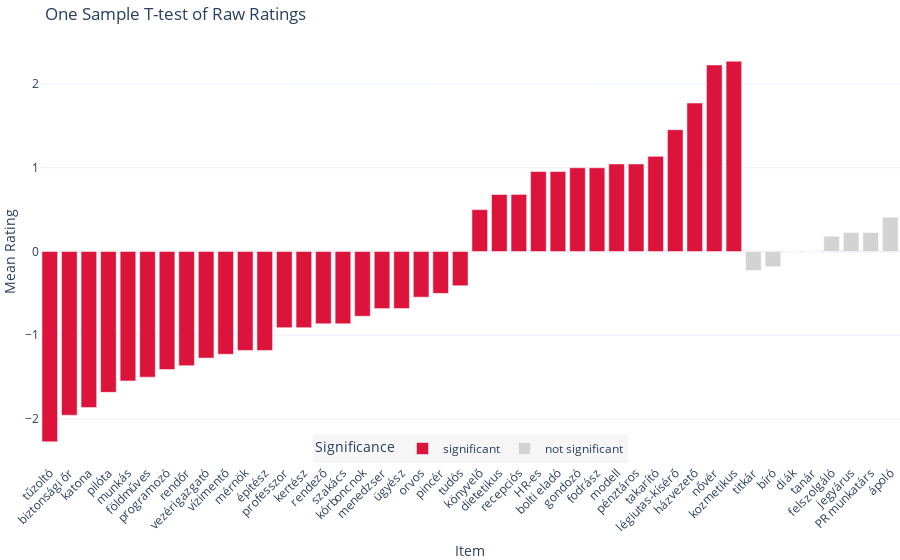

Notebook code cell kept with this figure:
### Code cell
# Sort by mean for better readability
df_results_sorted = df_results.sort_values(by='mean')

# Create color labels
df_results_sorted['Significance'] = df_results_sorted['significant'].map({True: 'significant', False: 'not significant'})

# Plot
fig = px.bar(
    df_results_sorted,
    x='item',
    y='mean',
    color='Significance',
    color_discrete_map={'significant': 'crimson', 'not significant': 'lightgray'},
    title='One Sample T-test of Raw Ratings',
    labels={'item': 'Item', 'mean': 'Mean Rating'},
    # On hover, Show the item, mean rating, and p-value    
    hover_data=['item', 'mean', 'p_value'],
    # Edit hovertemplate to show item, mean, and p-value
    
)

fig.update_layout(
    xaxis_tickangle=-45,
    template='plotly_white',
    margin=dict(l=0, r=0, t=40, b=0),
    legend=dict(
        orientation='h',
        yanchor='bottom',
        y=0,
        xanchor='center',
        x=0.5,
        bgcolor='rgba(220, 220, 220, 0.25)',
    )
)

# Show
fig.show()

# # Save it as html
# fig.write_html('occupations_ttest_hu.html')
# fig.write_image('occupations_ttest_hu.png', scale=3, width=1000, height=400)

### Figure 1 — Plotly figure (JSON) as saved in the notebook; plotly's stock layout.template omitted (floating-point values rounded to 4 significant figures)
{"data": [{"customdata": [[4.674e-12], [1.191e-14], [4.551e-11], [1.586e-09], [9.086e-08], [4.657e-09], [1.18e-08], [6.732e-08], [3.088e-08], [3.434e-06], [6.928e-07], [1.934e-06], [7.362e-05], [0.0001445], [1.161e-05], [1.161e-05], [0.0002159], [0.0002137], [0.0005108], [0.0003216], [0.02396], [0.003828], [0.01255], [6.779e-05], [0.0005108], [1.171e-05], [2.924e-05], [0.0002572], [2.495e-05], [2.053e-05], [9.089e-06], [0.0001119], [2.938e-08], [1.152e-08], [2.018e-11], [1.067e-13]], "hovertemplate": "Significance=significant<br>Item=%{x}<br>Mean Rating=%{y}<br>p_value=%{customdata[0]}<extra></extra>", "legendgroup": "significant", "marker": {"color": "crimson", "pattern": {"shape": ""}}, "name": "significant", "orientation": "v", "showlegend": true, "textposition": "auto", "type": "bar", "x": ["tűzoltó", "biztonsági őr", "katona", "pilóta", "munkás", "földműves", "programozó", "rendőr", "vezérigazgató", "vízimentő", "mérnök", "építész", "professzor", "kertész", "rendező", "szakács", "kórboncnok", "menedzser", "ügyész", "orvos", "pincér", "tudós", "könyvelő", "dietetikus", "recepciós", "HR-es", "bolti eladó", "gondozó", "fodrász", "modell", "pénztáros", "takarító", "légiutas-kísérő", "házvezető", "nővér", "kozmetikus"], "xaxis": "x", "y": [-2.273, -1.955, -1.864, -1.682, -1.545, -1.5, -1.409, -1.364, -1.273, -1.227, -1.182, -1.182, -0.9091, -0.9091, -0.8636, -0.8636, -0.7727, -0.6818, -0.6818, -0.5455, -0.5, -0.4091, 0.5, 0.6818, 0.6818, 0.9545, 0.9545, 1.0, 1.0, 1.045, 1.045, 1.136, 1.455, 1.773, 2.227, 2.273], "yaxis": "y"}, {"customdata": [[0.3966], [0.1035], [NaN], [1.0], [0.1621], [0.1708], [0.1708], [0.1538]], "hovertemplate": "Significance=not significant<br>Item=%{x}<br>Mean Rating=%{y}<br>p_value=%{customdata[0]}<extra></extra>", "legendgroup": "not significant", "marker": {"color": "lightgray", "pattern": {"shape": ""}}, "name": "not significant", "orientation": "v", "showlegend": true, "textposition": "auto", "type": "bar", "x": ["titkár", "bíró", "diák", "tanár", "felszolgáló", "jegyárus", "PR munkatárs", "ápoló"], "xaxis": "x", "y": [-0.2273, -0.1818, 0.0, 0.0, 0.1818, 0.2273, 0.2273, 0.4091], "yaxis": "y"}], "layout": {"barmode": "relative", "legend": {"bgcolor": "rgba(220, 220, 220, 0.25)", "orientation": "h", "title": {"text": "Significance"}, "tracegroupgap": 0, "x": 0.5, "xanchor": "center", "y": 0, "yanchor": "bottom"}, "margin": {"b": 0, "l": 0, "r": 0, "t": 40}, "title": {"text": "One Sample T-test of Raw Ratings"}, "xaxis": {"anchor": "y", "domain": [0, 1], "tickangle": -45, "title": {"text": "Item"}}, "yaxis": {"anchor": "x", "domain": [0, 1], "title": {"text": "Mean Rating"}}}}
